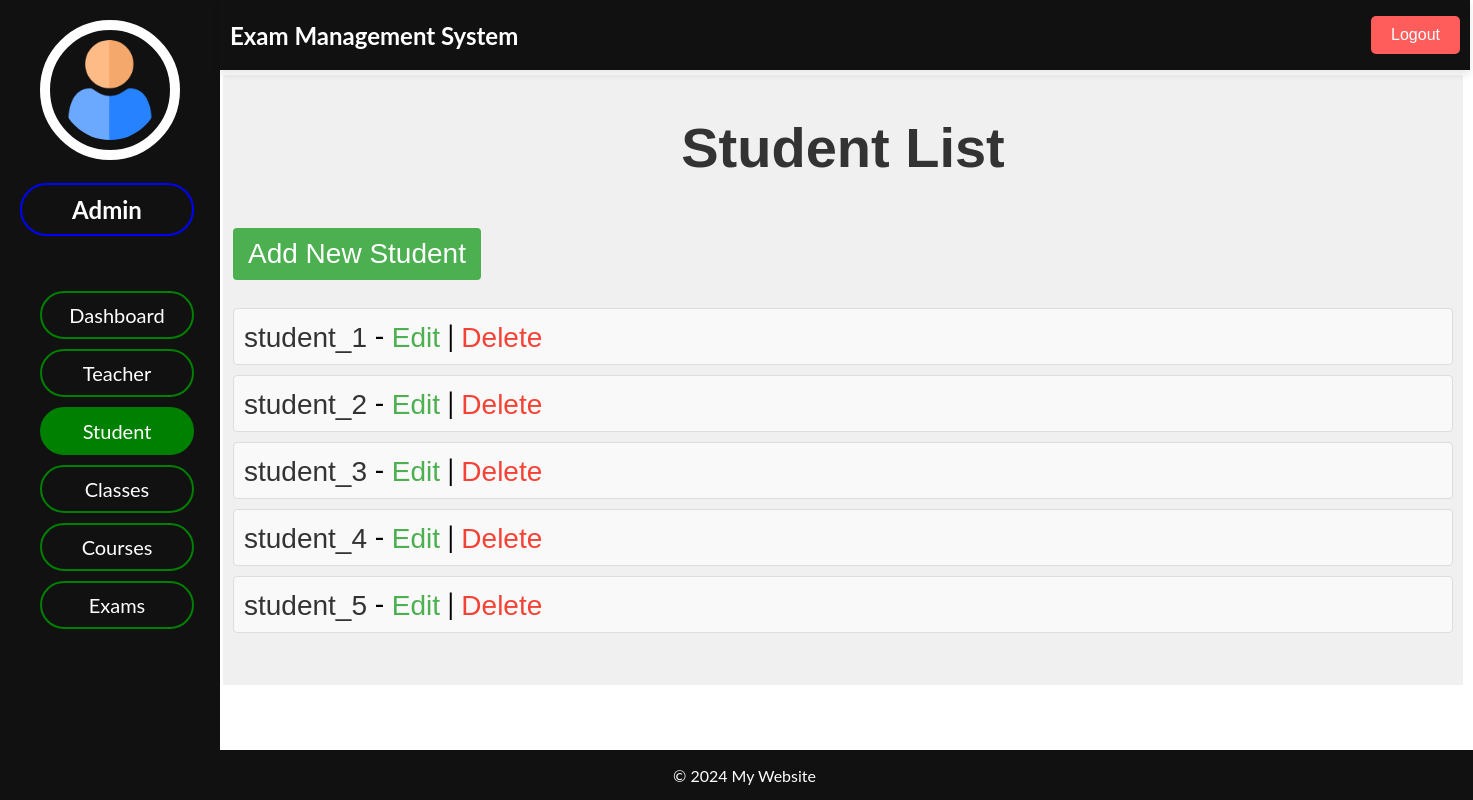
The page /adminpanel/students/all on the database as committed earlier.
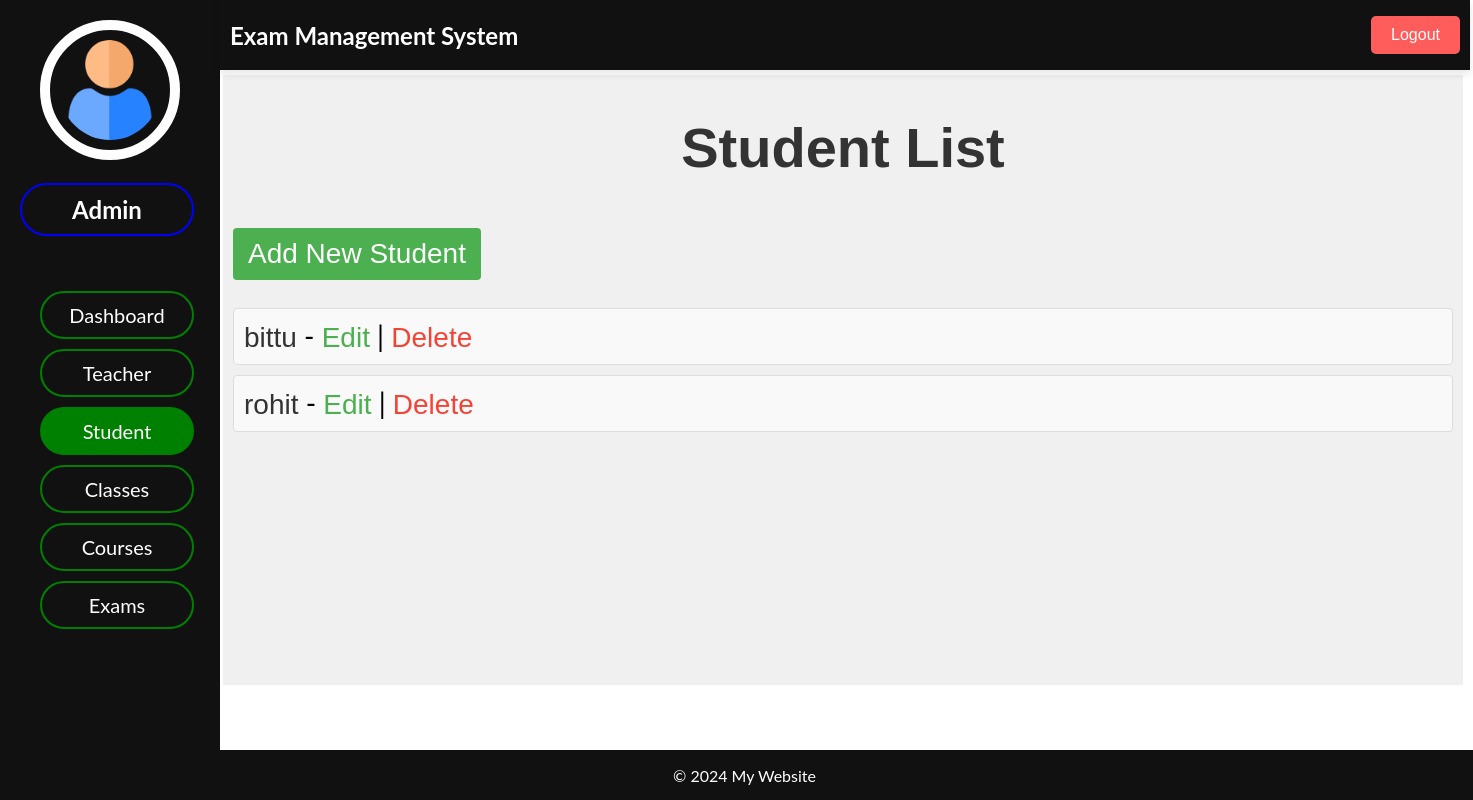
The same page on the database as committed later.
### admin_panel/models.py (models this page shows, shortened)
class Student(models.Model):
    student_id = models.AutoField(primary_key=True)
    name = models.CharField(max_length=100)
    face_image = models.BinaryField(null=True, blank=True)
    registration_no = models.CharField(max_length=50)
    email = models.EmailField()
    phone = models.CharField(max_length=15)
    class_id = models.ForeignKey(Class, null=True, blank=True, on_delete=models.SET_NULL)

### admin_panel/views.py (the view)
# urls.py: path('students/all', views.student_list, name='student_list'),
def student_list(request):
    students = Student.objects.all()
    return render(request, 'students/student_list.html', {'students': students})

### admin_panel/templates/students/student_list.html (shortened to what this page needs)
{% extends "dashboard/index.html" %}
{% block header %}
    {% include "dashboard/header.html" %}
{% endblock header %}
{% block sidenav %}
    {% include "students/sidenav.html" %}
{% endblock sidenav %}
{% block main %}
    <h1 style="font-family: Arial, sans-serif; color: #333; text-align: center; margin-top: 20px;">Student List</h1>
    <a href="{% url 'student_create' %}" style="display: inline-block; margin-top: 10px; padding: 10px 15px; background-color: #4CAF50; color: #fff; text-decoration: none; border-radius: 4px; font-family: Arial, sans-serif;">Add New Student</a>
    <ul style="list-style-type: none; padding: 0;">
        {% for student in students %}
            <li style="margin-top: 10px; padding: 10px; background-color: #f9f9f9; border: 1px solid #ddd; border-radius: 4px;">
                <a href="{% url 'student_detail' student.pk %}" style="text-decoration: none; color: #333; font-family: Arial, sans-serif;">{{ student.name }}</a> -
                <a href="{% url 'student_update' student.pk %}" style="text-decoration: none; color: #4CAF50; font-family: Arial, sans-serif;">Edit</a> |
                <a href="{% url 'student_delete' student.pk %}" style="text-decoration: none; color: #f44336; font-family: Arial, sans-serif;">Delete</a>
            </li>
        {% endfor %}
    </ul>
{% endblock main %}
{% block footer %}
    {% include "dashboard/footer.html" %}
{% endblock footer %}

Rows that differ between the two databases and show on the page:
removed Student: name "student_1"
removed Student: name "student_2"
removed Student: name "student_3"
removed Student: name "student_4"
removed Student: name "student_5"
added Student: name "bittu"
added Student: name "rohit"
